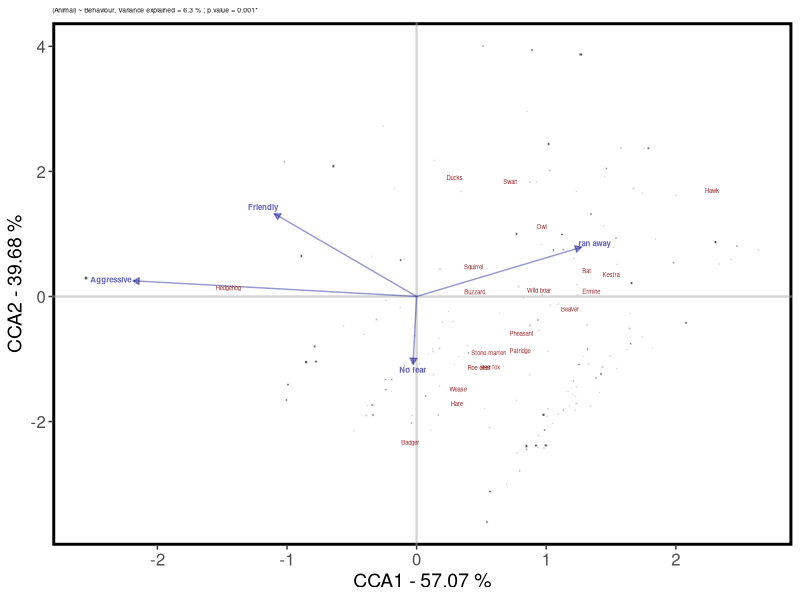

This chart was generated by the following R code: (Note: this script raises an error after producing the figure.)
# arpankbasak@gmail.com

# TODO::To show the relationship between animals observed and their behaviour
# TODO::To show the relationship between problemed animals and the nature of problem

rm(list=ls())

# list the necessary packages and dependencies
pkgs <- c("tidyverse", "vegan")
lapply(pkgs, require, character.only = TRUE)

theme_set <- ggplot2::theme_bw() +
  ggplot2::theme(text = element_text(size = 16, hjust = 0.5, vjust = 0.5),
                 panel.border=element_blank(),
                 panel.grid=element_blank(),
                 legend.key=element_blank(),
                 legend.text.align=0,
                 legend.text=element_text(size = 10, hjust = 0.5, vjust = 0.5),
                 legend.position="top",
                 strip.text=element_text(face="bold", size = 16),
                 axis.line=element_blank(),
                 axis.line.x=element_blank(),
                 axis.line.y=element_blank(),
                 panel.background=element_rect(fill="transparent", colour="black", size = 2),
                 plot.background=element_rect(fill="transparent", colour=NA),
                 strip.background=element_rect(fill="transparent", colour=NA),
                 strip.placement="outside")


# Set path
path <- as.character(getwd())
setwd(path)

# Read data table
fdata <- read.table("./data/fdata.txt", sep = "\t", header = TRUE, as.is = TRUE, row.names = 1)
# metadata <- read.table("./data/metadata.txt", sep = "\t", header = TRUE, as.is = TRUE)
mat <- read.delim2("./data/dataset.txt", sep = "\t", header = TRUE, as.is = TRUE)
# meta <- read.delim2("./data/metadatafeatures.txt", sep = "\t", header = FALSE, as.is = TRUE)

# Animals that were observed most
head(fdata)
# head(metadata)
head(mat)

# Making input matrix
# mat <- as.matrix(df_animal %>% select(-SampleID, -location, -key, -new_id))
mat_df <- mat %>% 
  add_column(SampleID = row.names(.)) %>% 
  gather(key = "ID", value = "count", -SampleID) %>% 
  cbind.data.frame(., fdata[.$ID,]) %>% 
  mutate(SampleID = paste(SampleID, Behaviour, sep = "_"),
         count = replace_na(count, 0)) %>% 
  select(-ID) %>% 
  spread(key = Animal, value = count, fill = 0) %>% 
  data.frame(., stringsAsFactors = FALSE, row.names = .$SampleID)

# mat <- apply(mat, 2, function(x) replace_na(x, 0))
mat <- mat_df[,-c(1,2)]

idx <- which(rowSums(mat) > 0)
mat <- mat[idx,]
behaviour <- mat_df[idx,] %>% select(Behaviour) %>% mutate(Behaviour = as.factor(Behaviour))
idx <- which(colSums(mat) > 0)
mat <- mat[,idx]
# fdata <- fdata %>% 
#   mutate(Animal = as.factor(Animal),
#          Behaviour = as.factor(Behaviour))
# fdata <- fdata[colnames(mat),]
# dat <- df_animal %>% select(SampleID, location, key, new_id) %>% 
#   mutate(key = as.factor(key),
#          location = as.factor(replace_na(location, "Unknown")))

# d <- 1-cor(t(mat))
# d <- vegan::vegdist(mat, "euclidean")
# mds_obj <- cmdscale(as.dist(d), eig=T, k=3)

# variance <- round(100*mds_obj$eig/sum(mds_obj$eig), 2)

# mds_df <- cbind.data.frame(MDS1 = mds_obj$points[,1], 
                           # MDS2 = mds_obj$points[,2], 
                           # MDS3 = mds_obj$points[,3], 
                           # dat) %>% 
  # mutate(key = as.factor(key),
         # location = factor(replace_na(location, "Unknown"), levels = c("Unknown", as.character(1:18))))


# mds_df %>% ggplot(aes(x=MDS1, y=MDS2, colour = key)) +
#   # facet_wrap(.~location, scale = "free") +
#   geom_point(size = 3) +
#   # stat_ellipse(type = "norm", linetype = "dashed", show.legend = FALSE,  aes(colour = key)) +
#   scale_colour_brewer(palette = "Set1") +
#   theme_dark() +
#   labs(x = paste0("MDS1: ", variance[1], "%"),
#        y = paste0("MDS2: ", variance[2], "%"))

cca_obj <- vegan::cca((mat) ~ Behaviour, data = behaviour, na.action = na.exclude, method = "pearson")
set.seed(1)
anova_obj <- vegan::anova.cca(cca_obj, permutations = 999, parallel = TRUE)
variance <- round(100*cca_obj$CCA$eig/sum(cca_obj$CCA$eig), 2)
pval <- anova_obj$`Pr(>F)`[1]
con_var <- round(100*cca_obj$CCA$tot.chi/cca_obj$tot.chi, 2)
chis <- c(cca_obj$tot.chi, cca_obj$CCA$tot.chi, cca_obj$CA$tot.chi)
variable <- data.frame(inertia = chis, proportion = chis/chis[1], 
                       row.names = c("total", "constrianed", "unconstrained"))

ti <- paste0("(Animal) ~ Behaviour, Variance explained = ", con_var, " % ; p.value = ", round(pval, 3), "*")

bi_df <- as.data.frame(cca_obj$CCA$centroids) %>% 
  add_column(key = (str_replace_all(row.names(.), "Animal|Behaviour", "")),
             .before=1)

v_df <- as.data.frame(cca_obj$CCA$v) %>%
  add_column(animal = str_replace_all(row.names(.), "\\.", " "), .before=1)


p <- cbind.data.frame(behaviour,
                 cca1 = cca_obj$CCA$wa[match(row.names(behaviour), row.names(cca_obj$CCA$wa)),"CCA1"],
                 cca2 = cca_obj$CCA$wa[match(row.names(behaviour), row.names(cca_obj$CCA$wa)),"CCA2"]) %>%
  na.omit(.) %>% 
  ggplot(aes(x = cca1, y = cca2)) +
  ggtitle(ti) +
  geom_hline(yintercept = 0.0, colour = "darkgrey",
             alpha = 0.5,
             lty = "solid", size = 0.8) +
  geom_vline(xintercept = 0.0, colour = "darkgrey",
             alpha = 0.5,
             lty = "solid", size = 0.8) +
  geom_point(alpha = 0.1, colour = "darkgrey", fill = "black", size = 0.2, shape = 22) +
  geom_segment(data = bi_df, aes(xend = CCA1*1.02, yend=CCA2*1.02, group = key), 
               x = 0, y = 0, arrow = arrow(length = unit(0.07, "inches"), type = "closed"), colour = "darkblue", 
               lwd = 0.5, alpha = .4,
               linetype = "solid", inherit.aes = FALSE) +
  geom_text(data = bi_df, aes(x = CCA1*1.1,
                              y = CCA2*1.1, label = as.character(key)), 
            size = 2, alpha = 0.6,
            colour = "darkblue", 
            fontface = "bold", 
            inherit.aes = FALSE) +
  geom_text(data = v_df, aes(x = CCA1*1.02,
                             y = CCA2*1.02, label = as.character(animal)), alpha = 0.85,
            size = 1.5, colour = "darkred", inherit.aes = FALSE) +
  labs(x = paste0("CCA1 - ", variance[1], " %"),
       y = paste0("CCA2 - ", variance[2], " %"),
       colour = "",
       shape = "") +
  theme_set +
  theme(title = element_text(size = 4),
        legend.text = element_text(size = 4),
        axis.text = element_text(size = 12),
        axis.title = element_text(hjust = 0.5, vjust = 0.5, size = 14))

ggsave(p, device = "png", 
         file = "./figures/PQ_Obj2010.png", 
         units = "in", 
         width = 5, 
         height = 5, 
         dpi = 600,
         bg = "white", limitsize = FALSE)

# Save the straified forms as outputs
# plot(cca_obj, 
#      xlim = c(-4,4),
#      ylim = c(-2,2),
#      type = "n")
# points(cca_obj, pch=21, col="red", bg="yellow", cex=1.2)
# text(cca_obj, dis="cn")
# text(cca_obj, "species", col="blue", cex=0.5)
# cca_obj$CCA$biplot

# END SCRIPT
sessionInfo()

